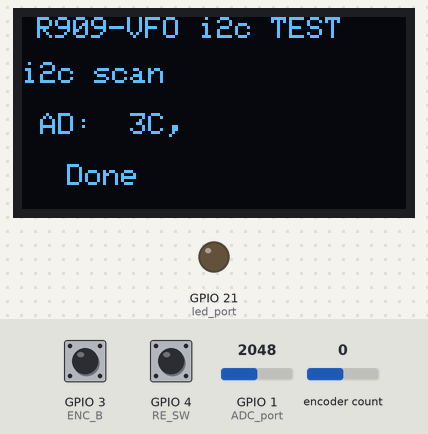
Recording of a sketch running on a simulated ESP32-C3. On the bench: 128×64 one-colour display, output pins drawn as LEDs (lit = HIGH). Inputs (shaded band) come from the test bench; at power-on: GPIO 1 (ADC_port) = 2048, GPIO 4 (RE_SW) HIGH, GPIO 3 (ENC_B) HIGH, encoder count 0. What the sketch prints to the serial monitor is not drawn.

Above: at 3.6 s.
3.7 s: GPIO 1 (ADC_port) set to 3927
At 8.4 s:
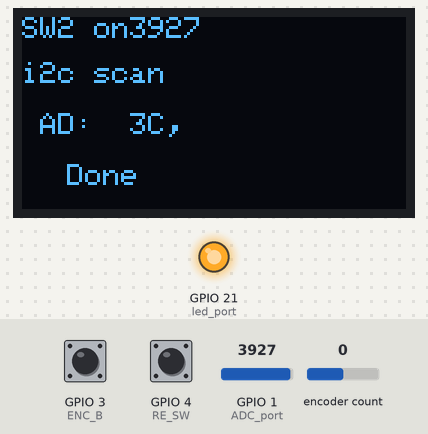
9.2 s: GPIO 1 (ADC_port) set to 4073
At 12.6 s:
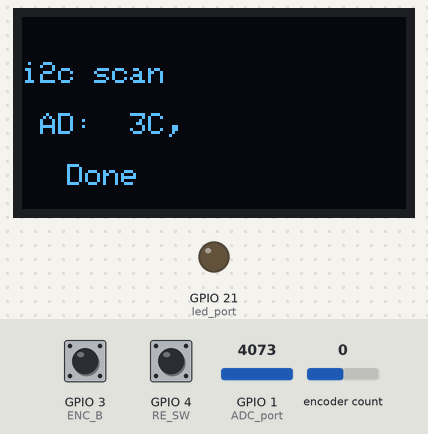
15.5 s: GPIO 4 (RE_SW) pulled LOW for 3.2 s
At 20.4 s:
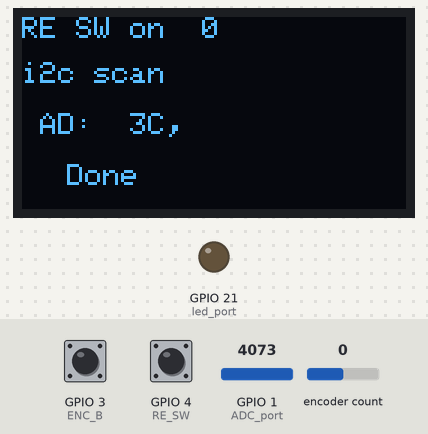
21.2 s: GPIO 1 (ADC_port) set to 3960
At 23.8 s:
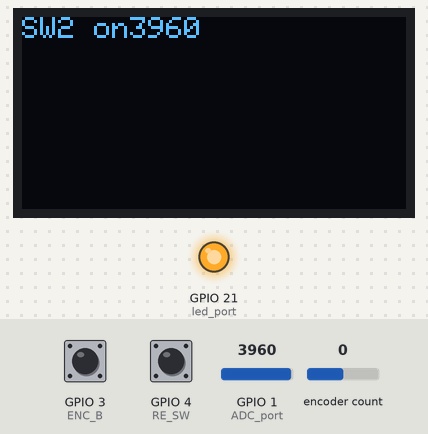
30.6 s: GPIO 4 (RE_SW) pulled LOW for 3.2 s
At 35.2 s:
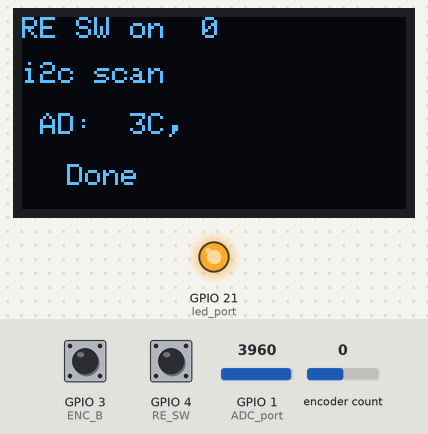
Timing chart, 0 to 38.8 s (numbered marks = the images above; inputs shaded):
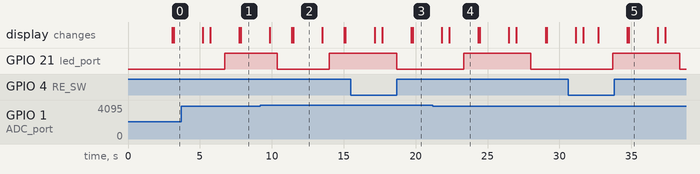

Measured:
- the behaviour switches between 3999 and 4000 on GPIO 1 (ADC_port) (found by bisection; images 1 and 2)
- after the input at 9.2 s, GPIO 21 (led_port): HIGH → LOW after 1.2 s instead of 2.2 s
- after the input at 15.5 s, GPIO 21 (led_port): HIGH → LOW after 3.2 s instead of 2.1 s; the display: first differs from a run without the input after 2.2 s (image 3 shows a later state)
- after the input at 21.2 s, the display: first differs from a run without the input after 1.1 s (image 4)
- after the input at 30.6 s, the display: first differs from a run without the input after 2.1 s (image 5 shows a later state)
- what the display in image 2 shows lasts 2.0 s, from 11.5 s to 13.5 s

The sketch:

R909_VFO_esp_ol_SWRE_i2c_TEST.ino
```cpp
// 2025.03.30 i2c scan, RE
//  Report the connected i2c address.
//  If sw turning on, reporting SW name and ADC value or RE count.
// For R909-VFO ESP32-C3 mini
// To test the OLED display and SW1 responce
#include <Wire.h>
#include <Adafruit_GFX.h>
#include <Adafruit_SSD1306.h>

#include<Rotary.h>                      // Mr Ben buxton's INT
#define ENC_A 2                         // R909-VFO-ESP Rotary encoder A port
#define ENC_B 3
Rotary r = Rotary(ENC_A,ENC_B);

#define RE_SW 4                         // R909-VFO-ESP RE-SW port
#define PIN_SDA 8                       // ESP32-C3 mini SDA
#define PIN_SCL 9                       // ESP32-C3 mini SCL
#define ADC_port 1                      // R909-VFO-ESP SW port
#define led_port 21                     // R909-VFO-ESP LED port

  int onoff = 0;
  byte error, address;
  int nDevices;
  boolean led_status;
  char charbuf[6];
  int re_cnt = 0;                       // RE +/- counter
  int cnt = 0;

#define SCREEN_WIDTH 128                // SSD1306 resolution
#define SCREEN_HEIGHT 64                // SSD1306 resolution
#define OLED_RESET     -1               // Set -1 for no use
#define SCREEN_ADDRESS 0x3C             // 0x3C

Adafruit_SSD1306 display = Adafruit_SSD1306(SCREEN_WIDTH, SCREEN_HEIGHT, &Wire, OLED_RESET);     //

void setup()
{
  if(!display.begin(SSD1306_SWITCHCAPVCC, SCREEN_ADDRESS)) {
    for(;;);                            // If no responce , wait for ever
  }

  r.begin();

  attachInterrupt(ENC_A,rotary_encoder,CHANGE);
  attachInterrupt(ENC_B,rotary_encoder,CHANGE);
  Serial.begin(9600);

  display.clearDisplay();               // Display clear at first
  display.display();                    // To kick displaying
  pinMode(led_port, OUTPUT);
  pinMode(RE_SW, INPUT);

  display.setTextSize(1);               // select second size of font
  display.setTextColor(SSD1306_WHITE);  // default
  display.setCursor(5, 0);              // the starting point of character of bit position
  display.print("R909-VFO");            // the banner
  display.print(" i2c TEST");

  delay(2000);
}

void loop()
{
  Serial.println("i2c Scanning start");
  digitalWrite(led_port, led_status);
  led_status = !led_status;
  delay(1000);

  display.setCursor(0, 15);
  display.print("i2c scan");
  display.display();

  display.setCursor(0, 32);
  display.print(" AD:");
  display.display();

  nDevices = 0;
  cnt = 0;
  for(address = 1; address < 127; address++ )
  {
    // Check WIRE function return back result
    // The value of Write.endTransmisstion
    // Is there ACK response (yes:0） or no
    Wire.beginTransmission(address);
    error = Wire.endTransmission();

    if (error == 0)         // Got response
    {
      Serial.print("i2c device found at address 0x");
      if (address<16) Serial.print("0");
      Serial.print(address,HEX);
      Serial.println("  !");

      sprintf(charbuf, "%02X", address );

      cnt++;
      display.setCursor(cnt*36, 32);
      display.print(charbuf);
      display.print(",");
      display.display();

      nDevices++;
    }
    else if (error==4)
    {
      Serial.print("Unknown error at address 0x");
      if (address<16) Serial.print("0");
      Serial.println(address,HEX);
    }
  }

  if (nDevices == 0)
  {
    Serial.println("No i2c devices found\n");
    display.setCursor(0, 49);
    display.print("No devices");
    display.display();
  }
  else{
    Serial.println("done\n");
    display.setCursor(cnt*15, 49);
    display.print("Done");
    display.display();
  }

  delay(2000);                  // Wait 2 sec
  display.clearDisplay();

  display.display();                    // To kick displaying

  digitalWrite(led_port, onoff++%2);
  delay(500);
  int sw_adc;
  if ( (sw_adc = analogRead( ADC_port)) < 4000) {
    display.clearDisplay();
    display.setCursor(0, 0);            // the starting point of character of bit position
    if(sw_adc < 50) display.print("SW1 on");
    else display.print("SW2 on");       // SW2
    display.print(sw_adc);
    display.display();                  // To display
    delay(1000);
  }
  if( digitalRead(RE_SW) == 0){
    display.clearDisplay();
    display.setCursor(0, 0);            // the starting point of character of bit position
    display.print("RE SW on  ");
    display.print(re_cnt);
    display.display();                  // To display
    delay(1000);
  }
}

void rotary_encoder(){
  unsigned char result = r.process();
  if(result){
    if(result == DIR_CW){
      re_cnt++;
      Serial.println("Right");
    }
    else{
      re_cnt--;
      Serial.println("Left");
    }
  }
}
```
